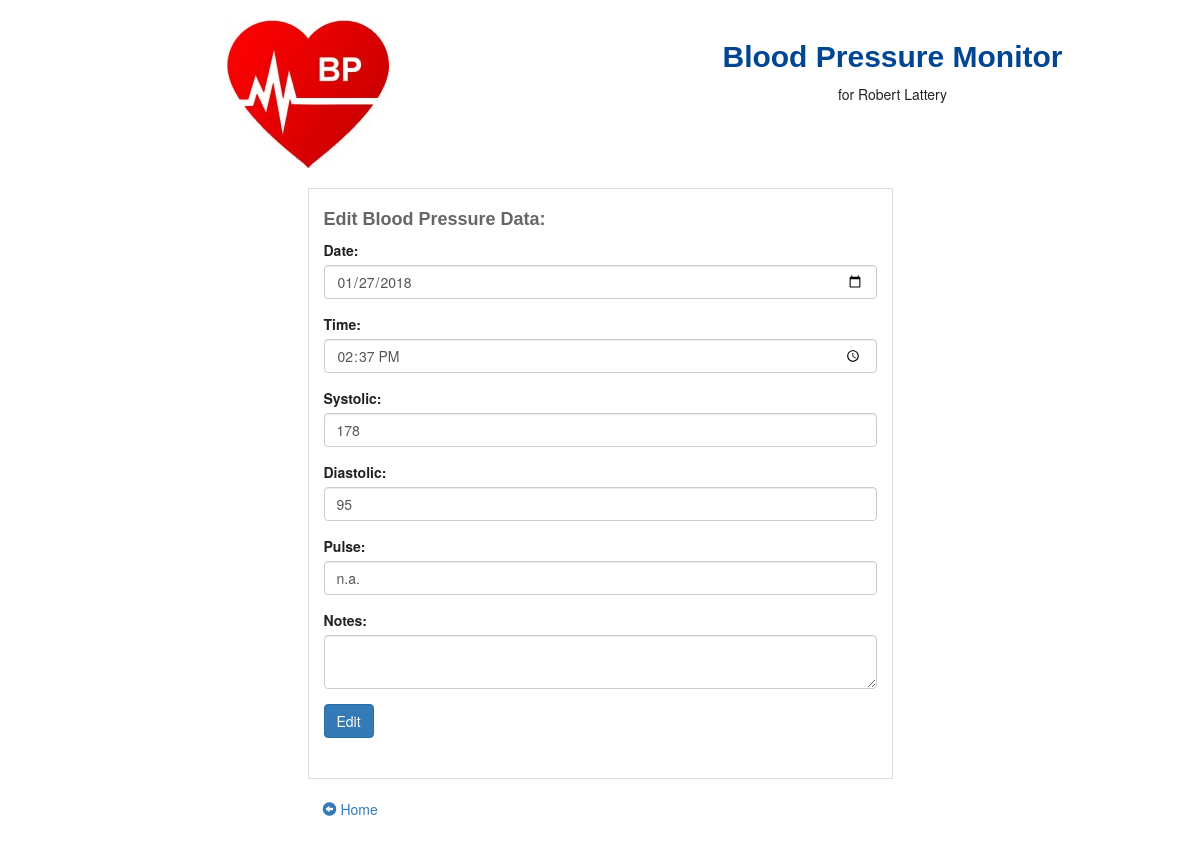
The page /editbp.php?id=2 on the database its author committed.
### tables this page shows
CREATE TABLE `bpdata` (
  `id` int(10) UNSIGNED NOT NULL,
  `client` int(11) NOT NULL,
  `date` date NOT NULL,
  `time` time NOT NULL,
  `systolic` int(11) NOT NULL,
  `diastolic` int(11) NOT NULL,
  `pulse` int(11) DEFAULT NULL,
  `notes` mediumtext
);

### editbp.php (the view, shortened to what this page needs)
<!DOCTYPE html>
<html lang="en">
<head>
   <link rel="stylesheet" href="http://maxcdn.bootstrapcdn.com/bootstrap/3.2.0/css/bootstrap.min.css">
	<link rel="stylesheet" type="text/css" href="maincss.css">
</head>
<body>
&nbsp;<br>
<?php
	$id=$_GET['id'];
	require ("dbinfo.php");
	$conn = mysqli_connect($Host, $User, $Password, $DBName);
	$tablename = "bpdata";
	$sql = "SELECT * FROM $tablename WHERE id = '$id'";
	$result = mysqli_query($conn, $sql);
	if (mysqli_num_rows($result) > 0) {
		while ($row = mysqli_fetch_assoc($result)) {
			$mydate = $row["date"];
			$mytime = $row["time"];
			$systolic = $row["systolic"];
			$diastolic = $row["diastolic"];
			$pulse = $row["pulse"];
			$notes = $row["notes"];
			if ($pulse == "0") {
				$pulse = "n.a.";
			}
		}
	} else {
		$error = "0 results";
	}
?>
<div class="container">
	<div class="row">
	   <div class="col-sm-6">
	      <a href="index.php"><img src="images/bp_logo1.jpg" class="img-responsive center-block" width="162" height="148" alt="bp_logo1"></a>
	   </div>
		<div class="col-sm-6">
			<h1 class="text-center">Blood Pressure Monitor</h1><p style="text-align: center;">for Robert Lattery</p>
	   </div>
	</div>
   <div class="row" style="margin-top: 20px;">
		<div class="col-sm-3">
	   </div>
	   <div class="col-sm-6" style="border: solid 1px #DDDDDD; margin-bottom: 20px;">
			<h2>Edit Blood Pressure Data:</h2>
			<form action="editbp2.php" method="post">
				<div class="form-group">
					<label for="mydate">Date:</label>
					<input type="date" class="form-control" id="mydate" name="mydate" value="<?php echo $mydate; ?>" required>
				</div>
				<div class="form-group">
					<label for="mytime">Time:</label>
					<input type="time" class="form-control" id="mytime" name="mytime" value="<?php echo $mytime; ?>" required>
				</div>
				<div class="form-group">
					<label for="systolic">Systolic:</label>
					<input type="number" class="form-control" id="systolic" name="systolic" value="<?php echo $systolic; ?>" required>
				</div>
				<div class="form-group">
					<label for="diastolic">Diastolic:</label>
					<input type="number" class="form-control" id="diastolic" name="diastolic" value="<?php echo $diastolic; ?>" required>
				</div>
				<div class="form-group">
					<label for="pulse">Pulse:</label>
					<input type="text" class="form-control" id="pulse" name="pulse" value="<?php echo $pulse; ?>">
				</div>
				<div class="form-group">
					<label for="notes">Notes:</label>
					<textarea class="form-control" rows="2" id="notes" name="notes"><?php echo $notes; ?></textarea>
				</div>
				<button type="submit" class="btn btn-primary" id="submit" name="submit">Edit</button>
			</form>
			<br>&nbsp;
	   </div>
	   <div class="col-sm-3">
	   </div>
	</div>
	<div class="row">
		<div class="col-sm-3">
		</div>
	   <div class="col-sm-6">
		  <p><a href="index.php"><span class='glyphicon glyphicon-circle-arrow-left'></span> Home</a></p>
		</div>
		<div class="col-sm-3">
		</div>
	</div>
</div>
</body>
</html>

### maincss.css (style rules this page uses)
body { color: #222222; background-color: #FFFFFF; }
h1 { font: bold 30px arial; color: #004692; }
h2 { font: bold 18px arial; color: #666666; }

### rows shown on the page
bpdata: mydate "01/27/2018", mytime "14:37:00", systolic "178", diastolic "95", pulse "n.a."
